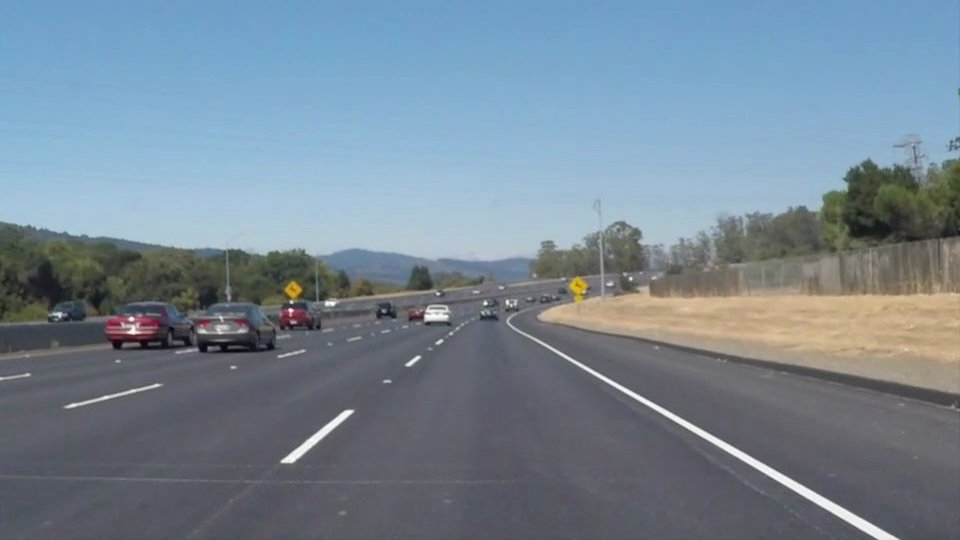
#> input picture carrito/imagen_prueba1.jpg, 960 x 540 px, given in place of the camera
$ python laptopCamera_mascaraColor.py
#> lines starting #> are read from the running program, lines starting #| are printed output that depends on the picture; after the words box and inside, x2 and y2 are one past the last pixel; in counts of white or black regions, pixels touching at a corner belong together
'''
----------------------------
Codigo base para filtrar colores de video
----------------------------
'''

import cv2 # Importamos la libreria de OpenCV
import numpy as np

img = cv2.VideoCapture(0) # Inicializamos la camara de la laptop
font = cv2.FONT_HERSHEY_SIMPLEX

# Definir el rango de color que quieres filtrar (en este caso, verde)
verde_min = np.array([40, 50, 50])
verde_max = np.array([80, 255, 255])

while True:
    __, frame = img.read() # Leemos la imagen de la camara
#> frame is the input picture: shape (540, 960, 3); mean B, G, R 148.1, 134.5, 118.5

    frame = cv2.resize(frame, (500, 380)) # Redimensionamos la imagen
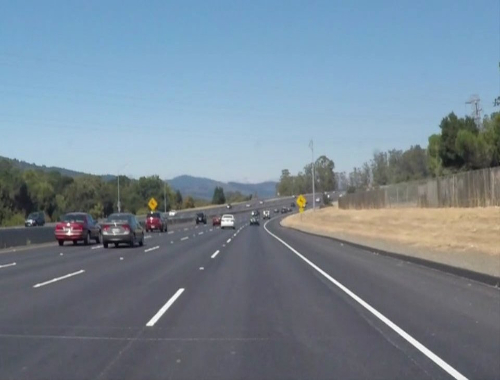
#> frame: shape (380, 500, 3); mean B, G, R 148, 134.4, 118.4

    frameHSV= cv2.cvtColor(frame, cv2.COLOR_BGR2HSV)
#> frameHSV: shape (380, 500, 3); mean H, S, V 97.9, 55.2, 152.3
    mascaraHSV = cv2.inRange(frameHSV, verde_min, verde_max)
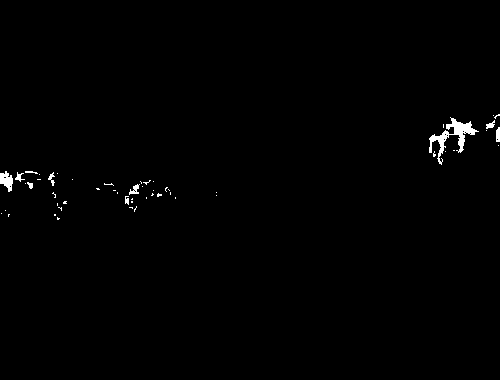
#> mascaraHSV: shape (380, 500); 0.68% white; 54 white regions (44 under 20 px)

    contornos, jerarquia = cv2.findContours(mascaraHSV, cv2.RETR_EXTERNAL, cv2.CHAIN_APPROX_SIMPLE)
#> contornos = 54 contours, 47 with area under 20; largest, box (x1, y1, x2, y2) and area: (429, 117, 479, 165) 496, (0, 171, 13, 192) 142, (129, 184, 140, 195) 40, (496, 127, 500, 142) 38, (486, 120, 495, 129) 28, (48, 172, 55, 186) 24, (15, 172, 25, 182) 24; jerarquia = 54 rows, first 6: [1, -1, -1, -1], [2, 0, -1, -1], [3, 1, -1, -1], [4, 2, -1, -1], [5, 3, -1, -1], [6, 4, -1, -1]

    frameContornos = frame.copy() # Creamos una copia de la imagen
    cv2.drawContours(frameContornos, contornos, -1, (255, 0, 0), 2) # Dibujar contornos en la copia de la imagen original
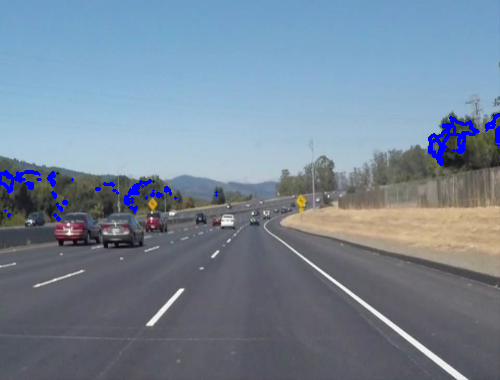
#> frameContornos: shape (380, 500, 3); 1.17% of pixels changed, all inside (x1, y1, x2, y2) = (0, 113, 500, 221)

    cv2.putText(frame, "Imagen original", (10, 30), font, 1, (0,0,0), 2, cv2.LINE_AA)
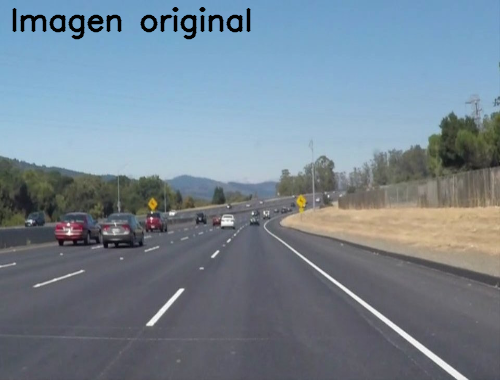
#> frame: shape (380, 500, 3); 1.47% of pixels changed, all inside (x1, y1, x2, y2) = (12, 7, 251, 40)
    cv2.putText(frameHSV, "HSV filtro", (10, 30), font, 1, (0,0,0), 2, cv2.LINE_AA)
#> frameHSV: shape (380, 500, 3); mean H, S, V 97.2, 54.5, 151.1
    cv2.putText(frameContornos, "Contornos de la mascara", (10, 30), font, 1, (0,0,0), 2, cv2.LINE_AA)
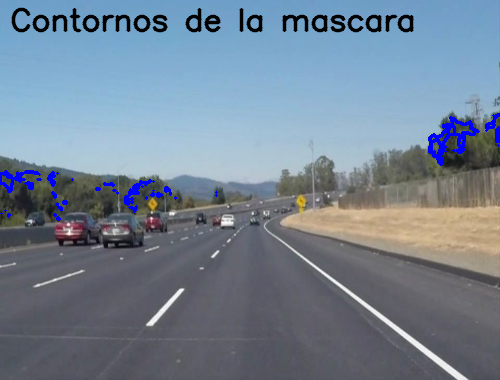
#> frameContornos: shape (380, 500, 3); 2.18% of pixels changed, all inside (x1, y1, x2, y2) = (11, 7, 414, 33)

    listaVideos = cv2.hconcat([frame, frameHSV, frameContornos]) # Concatenamos las imagenes de la primera fila
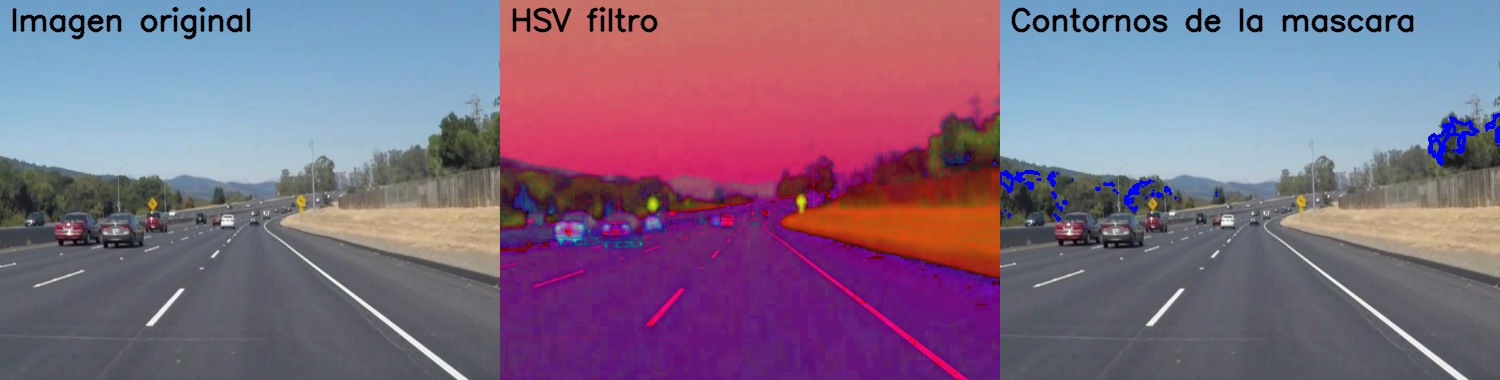
#> listaVideos: shape (380, 1500, 3); mean B, G, R 130.1, 106.1, 128.1
    cv2.imshow("Video laptop", listaVideos) # Mostramos la imagen en una ventana

    key = cv2.waitKey(30) # Esperamos 30 milisegundos para que el usuario presione una tecla
#> (key Esc is pressed here)
    if key == 27: # Si el usuario presiona la tecla ESC salimos del ciclo
        break

$ run again, on carrito/imagen_prueba2.jpg
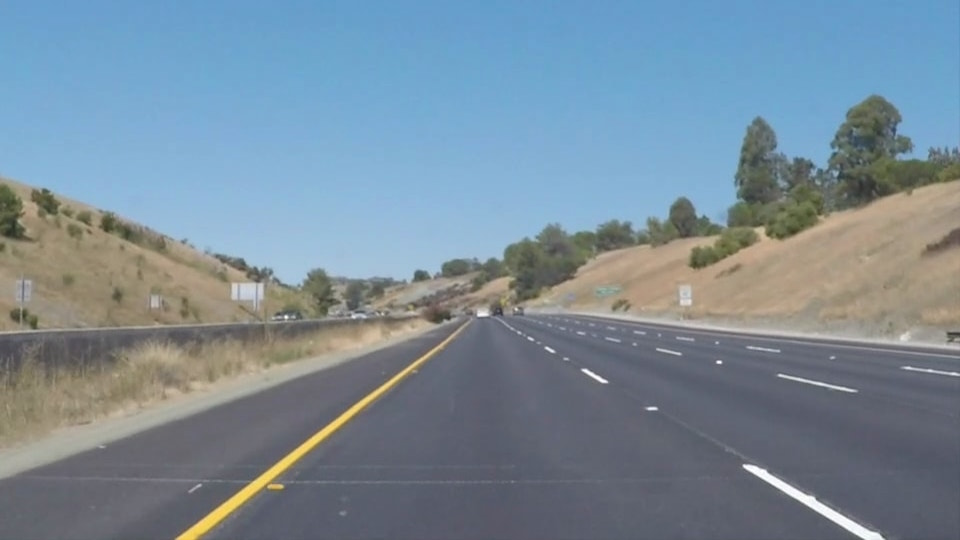
#> input picture carrito/imagen_prueba2.jpg, 960 x 540 px, given in place of the camera
#> frame is the input picture: shape (540, 960, 3); mean B, G, R 152.9, 139.4, 121.2
#> `mascaraHSV = cv2.inRange(frameHSV, verde_min, verde_max)`:
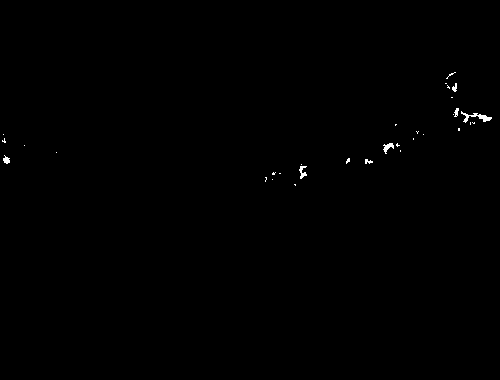
#> mascaraHSV: shape (380, 500); 0.25% white in thin lines or dots, all inside (x1, y1, x2, y2) = (2, 72, 492, 186)
#> contornos = 32 contours, 28 with area under 20; largest, box (x1, y1, x2, y2) and area: (461, 111, 492, 123) 82, (383, 143, 394, 154) 41, (299, 166, 307, 179) 34, (3, 155, 10, 164) 27; jerarquia = 32 rows, first 6: [1, -1, -1, -1], [2, 0, -1, -1], [3, 1, -1, -1], [4, 2, -1, -1], [5, 3, -1, -1], [6, 4, -1, -1]
#> `listaVideos = cv2.hconcat([frame, frameHSV, frameContornos])`:
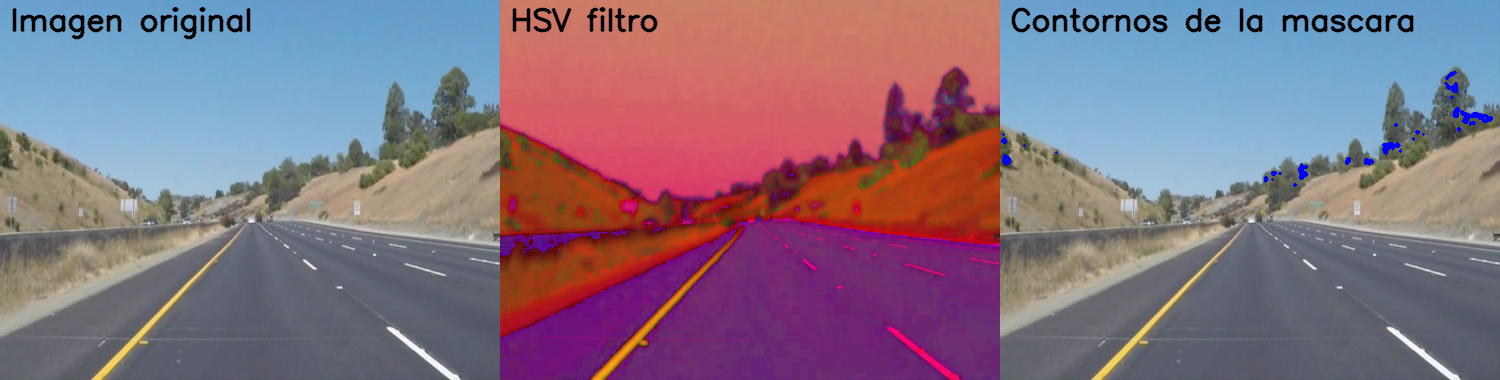
#> listaVideos: shape (380, 1500, 3); mean B, G, R 128.9, 113.2, 132.8
